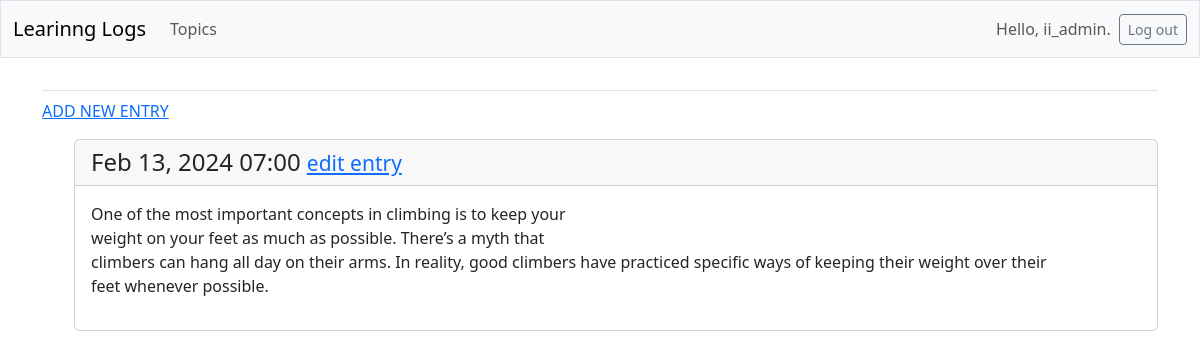
The page /topics/2/ (signed in) on the database its author committed.
### learning_logs/models.py (models this page shows, shortened)
class Entry(models.Model):
    topic = models.ForeignKey(Topic, on_delete=models.CASCADE)
    text = models.TextField()
    date = models.DateTimeField(auto_now_add=True)
    class Meta:
        verbose_name_plural = "entries"

### learning_logs/views.py (the view)
# urls.py: path("topics/<int:topic_id>/", views.topic, name="topic"),
@login_required
def topic(request, topic_id):
    topic = Topic.objects.get(id=topic_id)
    entries = topic.entry_set.order_by("-date")
    context = {"topic": topic, "entries": entries}
    return render(request, "learning_logs/topic.html", context)
    if topic.owner != request.user:
        raise Http404

### learning_logs/templates/learning_logs/topic.html (shortened to what this page needs)
{% extends 'learning_logs/base.html' %}
{% block content %}
  <p>
    <a href="{% url 'learning_logs:new_entry' topic.id %}">ADD NEW ENTRY</a>
  </p>
  <ul>
    {% for entry in entries %}
    <div class="card mb-3">
     <h4 class="card-header">
      {{ entry.date|date:'M d, Y H:i' }}
     <small><a href="{% url 'learning_logs:edit_entry' entry.id %}">
      edit entry</a></small>
      </h4>
      <div class="card-body">{{ entry.text|linebreaks }}</div>
      </div>
    {% empty %}
     <p>There are no entries for this topic yet.</p>
      {% endfor %}
{% endblock content %}

### learning_logs/templates/learning_logs/base.html (shortened to what this page needs)
<!DOCTYPE html>
<html lang="en">
  <head>
    {% load django_bootstrap5 %}
    {% bootstrap_css %}
  </head>
  <body>
    <nav class="navbar navbar-expand-md navbar-light bg-light mb-4 border">
      <div class="container-fluid">
        <a class="navbar-brand" href="{% url 'learning_logs:index' %}">Learinng Logs</a>
      <div class="collapse navbar-collapse" id="navbarCollapse">
        <ul class="navbar-nav me-auto mb-2 mb-md-0">
          <li class="nav-item">
            <a class="nav-link" href="{% url 'learning_logs:topics' %}">Topics</a>
          </li>
        </ul>
        <ul class="navbar-nav ms-auto mb-2 mb-md-0">
          {% if user.is_authenticated %}
            <li class="nav-item">
                <span class="navbar-text me-2">Hello, {{ user.username }}.</span>
            </li>
            {% endif %}
        </ul>
        {% if user.is_authenticated %}
          <form action="{% url 'accounts:logout' %}" method="post">
            <button name="submit" class="btn btn-outline-secondary btn-sm">Log out</button>
          </form>
        {% endif %}
      </div>
      </div>
    </nav>
    <main class="container">
      <div class="pb-2 mb-2 border-bottom">
      </div>
      <div>
    {% block content %}{% endblock content %}
      </div>
    </main>
  </body>
</html>

### rows shown on the page
Entry: date "Feb 13, 2024 07:00", text "One of the most important concepts in climbing is to keep your weight on your feet as much as possible. There’s a myth that climbers can hang all day on their arms. In reality, good climbers have practiced specific ways of keeping their weight over their feet whenever possible."

### other values the page prints
{{ user.username }} "ii_admin"
